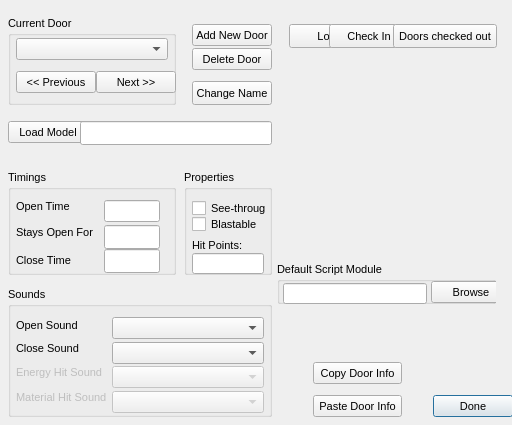
<?xml version="1.0"?>
<ui version="4.0">
  <class>WorldObjectsDoorDialog</class>
  <widget class="QDialog" name="IDD_WORLDOBJECTSDOOR">
    <property name="geometry">
      <rect>
        <x>0</x>
        <y>0</y>
        <width>512</width>
        <height>425</height>
      </rect>
    </property>
    <property name="windowTitle">
      <string>WorldObjects &gt;&gt; Door</string>
    </property>
    <property name="font">
      <font>
        <family>Liberation Sans</family>
        <pointsize>8</pointsize>
        <bold>false</bold>
        <italic>false</italic>
      </font>
    </property>
    <property name="enabled">
      <bool>true</bool>
    </property>
    <property name="windowFlags">
      <set>Qt::Dialog|Qt::WindowCloseButtonHint</set>
    </property>
    <property name="minimumSize">
      <size>
        <width>512</width>
        <height>425</height>
      </size>
    </property>
    <property name="maximumSize">
      <size>
        <width>512</width>
        <height>425</height>
      </size>
    </property>
    <widget class="QGroupBox" name="IDC_STATIC">
      <property name="geometry">
        <rect>
          <x>8</x>
          <y>16</y>
          <width>168</width>
          <height>89</height>
        </rect>
      </property>
      <property name="title">
        <string>Current Door</string>
      </property>
      <property name="visible">
        <bool>true</bool>
      </property>
      <property name="enabled">
        <bool>true</bool>
      </property>
      <property name="flat">
        <bool>false</bool>
      </property>
      <widget class="QComboBox" name="IDC_DOOR_PULLDOWN">
        <property name="maxVisibleItems">
          <number>27</number>
        </property>
        <property name="geometry">
          <rect>
            <x>8</x>
            <y>22</y>
            <width>152</width>
            <height>22</height>
          </rect>
        </property>
        <property name="visible">
          <bool>true</bool>
        </property>
        <property name="enabled">
          <bool>true</bool>
        </property>
        <property name="editable">
          <bool>false</bool>
        </property>
      </widget>
      <widget class="QPushButton" name="IDC_DOOR_PREV">
        <property name="geometry">
          <rect>
            <x>8</x>
            <y>55</y>
            <width>80</width>
            <height>22</height>
          </rect>
        </property>
        <property name="text">
          <string>&lt;&lt; Previous</string>
        </property>
        <property name="visible">
          <bool>true</bool>
        </property>
        <property name="enabled">
          <bool>true</bool>
        </property>
        <property name="default">
          <bool>false</bool>
        </property>
        <property name="autoDefault">
          <bool>false</bool>
        </property>
      </widget>
      <widget class="QPushButton" name="IDC_DOOR_NEXT">
        <property name="geometry">
          <rect>
            <x>88</x>
            <y>55</y>
            <width>80</width>
            <height>22</height>
          </rect>
        </property>
        <property name="text">
          <string>Next &gt;&gt;</string>
        </property>
        <property name="visible">
          <bool>true</bool>
        </property>
        <property name="enabled">
          <bool>true</bool>
        </property>
        <property name="default">
          <bool>false</bool>
        </property>
        <property name="autoDefault">
          <bool>false</bool>
        </property>
      </widget>
    </widget>
    <widget class="QGroupBox" name="IDC_STATIC_2">
      <property name="geometry">
        <rect>
          <x>8</x>
          <y>170</y>
          <width>168</width>
          <height>105</height>
        </rect>
      </property>
      <property name="title">
        <string>Timings</string>
      </property>
      <property name="visible">
        <bool>true</bool>
      </property>
      <property name="enabled">
        <bool>true</bool>
      </property>
      <property name="flat">
        <bool>false</bool>
      </property>
      <widget class="QLabel" name="IDC_STATIC_3">
        <property name="geometry">
          <rect>
            <x>8</x>
            <y>30</y>
            <width>57</width>
            <height>13</height>
          </rect>
        </property>
        <property name="text">
          <string>Open Time</string>
        </property>
        <property name="visible">
          <bool>true</bool>
        </property>
        <property name="enabled">
          <bool>true</bool>
        </property>
        <property name="alignment">
          <set>Qt::AlignLeft</set>
        </property>
      </widget>
      <widget class="QLineEdit" name="IDC_DOOR_OPEN_TIME">
        <property name="geometry">
          <rect>
            <x>96</x>
            <y>30</y>
            <width>56</width>
            <height>22</height>
          </rect>
        </property>
        <property name="visible">
          <bool>true</bool>
        </property>
        <property name="enabled">
          <bool>true</bool>
        </property>
      </widget>
      <widget class="QLineEdit" name="IDC_DOOR_STAYS_OPEN">
        <property name="geometry">
          <rect>
            <x>96</x>
            <y>55</y>
            <width>56</width>
            <height>24</height>
          </rect>
        </property>
        <property name="visible">
          <bool>true</bool>
        </property>
        <property name="enabled">
          <bool>true</bool>
        </property>
      </widget>
      <widget class="QLabel" name="IDC_STATIC_4">
        <property name="geometry">
          <rect>
            <x>8</x>
            <y>56</y>
            <width>80</width>
            <height>13</height>
          </rect>
        </property>
        <property name="text">
          <string>Stays Open For</string>
        </property>
        <property name="visible">
          <bool>true</bool>
        </property>
        <property name="enabled">
          <bool>true</bool>
        </property>
        <property name="alignment">
          <set>Qt::AlignLeft</set>
        </property>
      </widget>
      <widget class="QLineEdit" name="IDC_CLOSE_TIME">
        <property name="geometry">
          <rect>
            <x>96</x>
            <y>79</y>
            <width>56</width>
            <height>24</height>
          </rect>
        </property>
        <property name="visible">
          <bool>true</bool>
        </property>
        <property name="enabled">
          <bool>true</bool>
        </property>
      </widget>
      <widget class="QLabel" name="IDC_STATIC_5">
        <property name="geometry">
          <rect>
            <x>8</x>
            <y>84</y>
            <width>57</width>
            <height>13</height>
          </rect>
        </property>
        <property name="text">
          <string>Close Time</string>
        </property>
        <property name="visible">
          <bool>true</bool>
        </property>
        <property name="enabled">
          <bool>true</bool>
        </property>
        <property name="alignment">
          <set>Qt::AlignLeft</set>
        </property>
      </widget>
    </widget>
    <widget class="QGroupBox" name="IDC_STATIC_6">
      <property name="geometry">
        <rect>
          <x>184</x>
          <y>170</y>
          <width>88</width>
          <height>105</height>
        </rect>
      </property>
      <property name="title">
        <string>Properties</string>
      </property>
      <property name="visible">
        <bool>true</bool>
      </property>
      <property name="enabled">
        <bool>true</bool>
      </property>
      <property name="flat">
        <bool>false</bool>
      </property>
      <widget class="QCheckBox" name="IDC_TRANSPARENCY">
        <property name="geometry">
          <rect>
            <x>8</x>
            <y>30</y>
            <width>75</width>
            <height>16</height>
          </rect>
        </property>
        <property name="text">
          <string>See-through</string>
        </property>
        <property name="visible">
          <bool>true</bool>
        </property>
        <property name="enabled">
          <bool>true</bool>
        </property>
      </widget>
      <widget class="QCheckBox" name="IDC_DOOR_BLASTABLE">
        <property name="geometry">
          <rect>
            <x>8</x>
            <y>47</y>
            <width>75</width>
            <height>15</height>
          </rect>
        </property>
        <property name="text">
          <string>Blastable</string>
        </property>
        <property name="visible">
          <bool>true</bool>
        </property>
        <property name="enabled">
          <bool>true</bool>
        </property>
      </widget>
      <widget class="QLabel" name="IDC_DOOR_HITPOINTS_TEXT">
        <property name="geometry">
          <rect>
            <x>8</x>
            <y>69</y>
            <width>56</width>
            <height>13</height>
          </rect>
        </property>
        <property name="text">
          <string>Hit Points:</string>
        </property>
        <property name="visible">
          <bool>true</bool>
        </property>
        <property name="enabled">
          <bool>true</bool>
        </property>
        <property name="alignment">
          <set>Qt::AlignLeft</set>
        </property>
      </widget>
      <widget class="QLineEdit" name="IDC_DOOR_HITPOINTS_EDIT">
        <property name="geometry">
          <rect>
            <x>8</x>
            <y>83</y>
            <width>72</width>
            <height>21</height>
          </rect>
        </property>
        <property name="visible">
          <bool>true</bool>
        </property>
        <property name="enabled">
          <bool>true</bool>
        </property>
      </widget>
    </widget>
    <widget class="QGroupBox" name="IDC_STATIC_7">
      <property name="geometry">
        <rect>
          <x>277</x>
          <y>262</y>
          <width>219</width>
          <height>42</height>
        </rect>
      </property>
      <property name="title">
        <string>Default Script Module</string>
      </property>
      <property name="visible">
        <bool>true</bool>
      </property>
      <property name="enabled">
        <bool>true</bool>
      </property>
      <property name="flat">
        <bool>false</bool>
      </property>
      <widget class="QPushButton" name="IDC_BROWSE">
        <property name="geometry">
          <rect>
            <x>154</x>
            <y>19</y>
            <width>80</width>
            <height>22</height>
          </rect>
        </property>
        <property name="text">
          <string>Browse</string>
        </property>
        <property name="visible">
          <bool>true</bool>
        </property>
        <property name="enabled">
          <bool>true</bool>
        </property>
        <property name="default">
          <bool>false</bool>
        </property>
        <property name="autoDefault">
          <bool>false</bool>
        </property>
      </widget>
      <widget class="QLineEdit" name="IDC_SCRIPTNAME">
        <property name="geometry">
          <rect>
            <x>6</x>
            <y>21</y>
            <width>144</width>
            <height>21</height>
          </rect>
        </property>
        <property name="visible">
          <bool>true</bool>
        </property>
        <property name="enabled">
          <bool>true</bool>
        </property>
      </widget>
    </widget>
    <widget class="QGroupBox" name="IDC_STATIC_8">
      <property name="geometry">
        <rect>
          <x>8</x>
          <y>287</y>
          <width>264</width>
          <height>130</height>
        </rect>
      </property>
      <property name="title">
        <string>Sounds</string>
      </property>
      <property name="visible">
        <bool>true</bool>
      </property>
      <property name="enabled">
        <bool>true</bool>
      </property>
      <property name="flat">
        <bool>false</bool>
      </property>
      <widget class="QComboBox" name="IDC_DOOR_OPEN_SOUND">
        <property name="maxVisibleItems">
          <number>6</number>
        </property>
        <property name="geometry">
          <rect>
            <x>104</x>
            <y>30</y>
            <width>152</width>
            <height>22</height>
          </rect>
        </property>
        <property name="visible">
          <bool>true</bool>
        </property>
        <property name="enabled">
          <bool>true</bool>
        </property>
        <property name="editable">
          <bool>false</bool>
        </property>
      </widget>
      <widget class="QLabel" name="IDC_STATIC_9">
        <property name="geometry">
          <rect>
            <x>8</x>
            <y>32</y>
            <width>65</width>
            <height>13</height>
          </rect>
        </property>
        <property name="text">
          <string>Open Sound</string>
        </property>
        <property name="visible">
          <bool>true</bool>
        </property>
        <property name="enabled">
          <bool>true</bool>
        </property>
        <property name="alignment">
          <set>Qt::AlignLeft</set>
        </property>
      </widget>
      <widget class="QLabel" name="IDC_STATIC_10">
        <property name="geometry">
          <rect>
            <x>8</x>
            <y>55</y>
            <width>65</width>
            <height>13</height>
          </rect>
        </property>
        <property name="text">
          <string>Close Sound</string>
        </property>
        <property name="visible">
          <bool>true</bool>
        </property>
        <property name="enabled">
          <bool>true</bool>
        </property>
        <property name="alignment">
          <set>Qt::AlignLeft</set>
        </property>
      </widget>
      <widget class="QComboBox" name="IDC_DOOR_CLOSE_SOUND">
        <property name="maxVisibleItems">
          <number>5</number>
        </property>
        <property name="geometry">
          <rect>
            <x>104</x>
            <y>55</y>
            <width>152</width>
            <height>22</height>
          </rect>
        </property>
        <property name="visible">
          <bool>true</bool>
        </property>
        <property name="enabled">
          <bool>true</bool>
        </property>
        <property name="editable">
          <bool>false</bool>
        </property>
      </widget>
      <widget class="QLabel" name="IDC_STATIC_11">
        <property name="geometry">
          <rect>
            <x>8</x>
            <y>79</y>
            <width>89</width>
            <height>13</height>
          </rect>
        </property>
        <property name="text">
          <string>Energy Hit Sound</string>
        </property>
        <property name="visible">
          <bool>true</bool>
        </property>
        <property name="enabled">
          <bool>false</bool>
        </property>
        <property name="alignment">
          <set>Qt::AlignLeft</set>
        </property>
      </widget>
      <widget class="QComboBox" name="IDC_DOOR_ENERGY_SOUND">
        <property name="maxVisibleItems">
          <number>2</number>
        </property>
        <property name="geometry">
          <rect>
            <x>104</x>
            <y>79</y>
            <width>152</width>
            <height>22</height>
          </rect>
        </property>
        <property name="visible">
          <bool>true</bool>
        </property>
        <property name="enabled">
          <bool>false</bool>
        </property>
        <property name="editable">
          <bool>false</bool>
        </property>
      </widget>
      <widget class="QLabel" name="IDC_STATIC_12">
        <property name="geometry">
          <rect>
            <x>8</x>
            <y>104</y>
            <width>94</width>
            <height>13</height>
          </rect>
        </property>
        <property name="text">
          <string>Material Hit Sound</string>
        </property>
        <property name="visible">
          <bool>true</bool>
        </property>
        <property name="enabled">
          <bool>false</bool>
        </property>
        <property name="alignment">
          <set>Qt::AlignLeft</set>
        </property>
      </widget>
      <widget class="QComboBox" name="IDC_DOOR_MATERIAL_SOUND">
        <property name="maxVisibleItems">
          <number>2</number>
        </property>
        <property name="geometry">
          <rect>
            <x>104</x>
            <y>104</y>
            <width>152</width>
            <height>22</height>
          </rect>
        </property>
        <property name="visible">
          <bool>true</bool>
        </property>
        <property name="enabled">
          <bool>false</bool>
        </property>
        <property name="editable">
          <bool>false</bool>
        </property>
      </widget>
    </widget>
    <widget class="QPushButton" name="IDC_ADD_DOOR">
      <property name="geometry">
        <rect>
          <x>192</x>
          <y>24</y>
          <width>80</width>
          <height>22</height>
        </rect>
      </property>
      <property name="text">
        <string>Add New Door</string>
      </property>
      <property name="visible">
        <bool>true</bool>
      </property>
      <property name="enabled">
        <bool>true</bool>
      </property>
      <property name="default">
        <bool>false</bool>
      </property>
      <property name="autoDefault">
        <bool>false</bool>
      </property>
    </widget>
    <widget class="QPushButton" name="IDC_LOCK_DOOR">
      <property name="geometry">
        <rect>
          <x>289</x>
          <y>24</y>
          <width>80</width>
          <height>24</height>
        </rect>
      </property>
      <property name="text">
        <string>Lock</string>
      </property>
      <property name="visible">
        <bool>true</bool>
      </property>
      <property name="enabled">
        <bool>true</bool>
      </property>
      <property name="default">
        <bool>false</bool>
      </property>
      <property name="autoDefault">
        <bool>false</bool>
      </property>
    </widget>
    <widget class="QPushButton" name="IDC_CHECKIN_DOOR">
      <property name="geometry">
        <rect>
          <x>329</x>
          <y>24</y>
          <width>80</width>
          <height>24</height>
        </rect>
      </property>
      <property name="text">
        <string>Check In</string>
      </property>
      <property name="visible">
        <bool>true</bool>
      </property>
      <property name="enabled">
        <bool>true</bool>
      </property>
      <property name="default">
        <bool>false</bool>
      </property>
      <property name="autoDefault">
        <bool>false</bool>
      </property>
    </widget>
    <widget class="QPushButton" name="IDC_DOORS_OUT">
      <property name="geometry">
        <rect>
          <x>393</x>
          <y>24</y>
          <width>104</width>
          <height>24</height>
        </rect>
      </property>
      <property name="text">
        <string>Doors checked out</string>
      </property>
      <property name="visible">
        <bool>true</bool>
      </property>
      <property name="enabled">
        <bool>true</bool>
      </property>
      <property name="default">
        <bool>false</bool>
      </property>
      <property name="autoDefault">
        <bool>false</bool>
      </property>
    </widget>
    <widget class="QPushButton" name="IDC_DELETE_DOOR">
      <property name="geometry">
        <rect>
          <x>192</x>
          <y>48</y>
          <width>80</width>
          <height>22</height>
        </rect>
      </property>
      <property name="text">
        <string>Delete Door</string>
      </property>
      <property name="visible">
        <bool>true</bool>
      </property>
      <property name="enabled">
        <bool>true</bool>
      </property>
      <property name="default">
        <bool>false</bool>
      </property>
      <property name="autoDefault">
        <bool>false</bool>
      </property>
    </widget>
    <widget class="QLabel" name="IDC_DOORVIEW">
      <property name="geometry">
        <rect>
          <x>289</x>
          <y>65</y>
          <width>208</width>
          <height>177</height>
        </rect>
      </property>
      <property name="visible">
        <bool>true</bool>
      </property>
      <property name="enabled">
        <bool>true</bool>
      </property>
      <property name="alignment">
        <set>Qt::AlignRight</set>
      </property>
    </widget>
    <widget class="QPushButton" name="IDC_DOOR_CHANGE_NAME">
      <property name="geometry">
        <rect>
          <x>192</x>
          <y>81</y>
          <width>80</width>
          <height>24</height>
        </rect>
      </property>
      <property name="text">
        <string>Change Name</string>
      </property>
      <property name="visible">
        <bool>true</bool>
      </property>
      <property name="enabled">
        <bool>true</bool>
      </property>
      <property name="default">
        <bool>false</bool>
      </property>
      <property name="autoDefault">
        <bool>false</bool>
      </property>
    </widget>
    <widget class="QPushButton" name="IDC_LOAD_DOOR_MODEL">
      <property name="geometry">
        <rect>
          <x>8</x>
          <y>121</y>
          <width>80</width>
          <height>22</height>
        </rect>
      </property>
      <property name="text">
        <string>Load Model</string>
      </property>
      <property name="visible">
        <bool>true</bool>
      </property>
      <property name="enabled">
        <bool>true</bool>
      </property>
      <property name="default">
        <bool>false</bool>
      </property>
      <property name="autoDefault">
        <bool>false</bool>
      </property>
    </widget>
    <widget class="QLineEdit" name="IDC_DOOR_MODEL_NAME_EDIT">
      <property name="geometry">
        <rect>
          <x>80</x>
          <y>121</y>
          <width>192</width>
          <height>24</height>
        </rect>
      </property>
      <property name="visible">
        <bool>true</bool>
      </property>
      <property name="enabled">
        <bool>true</bool>
      </property>
    </widget>
    <widget class="QPushButton" name="IDC_BUTTON14">
      <property name="geometry">
        <rect>
          <x>313</x>
          <y>362</y>
          <width>89</width>
          <height>22</height>
        </rect>
      </property>
      <property name="text">
        <string>Copy Door Info</string>
      </property>
      <property name="visible">
        <bool>true</bool>
      </property>
      <property name="enabled">
        <bool>true</bool>
      </property>
      <property name="default">
        <bool>false</bool>
      </property>
      <property name="autoDefault">
        <bool>false</bool>
      </property>
    </widget>
    <widget class="QPushButton" name="IDC_BUTTON28">
      <property name="geometry">
        <rect>
          <x>313</x>
          <y>395</y>
          <width>89</width>
          <height>22</height>
        </rect>
      </property>
      <property name="text">
        <string>Paste Door Info</string>
      </property>
      <property name="visible">
        <bool>true</bool>
      </property>
      <property name="enabled">
        <bool>true</bool>
      </property>
      <property name="default">
        <bool>false</bool>
      </property>
      <property name="autoDefault">
        <bool>false</bool>
      </property>
    </widget>
    <widget class="QPushButton" name="IDOK">
      <property name="geometry">
        <rect>
          <x>433</x>
          <y>395</y>
          <width>80</width>
          <height>22</height>
        </rect>
      </property>
      <property name="text">
        <string>Done</string>
      </property>
      <property name="visible">
        <bool>true</bool>
      </property>
      <property name="enabled">
        <bool>true</bool>
      </property>
      <property name="default">
        <bool>true</bool>
      </property>
      <property name="autoDefault">
        <bool>true</bool>
      </property>
    </widget>
  </widget>
</ui>
